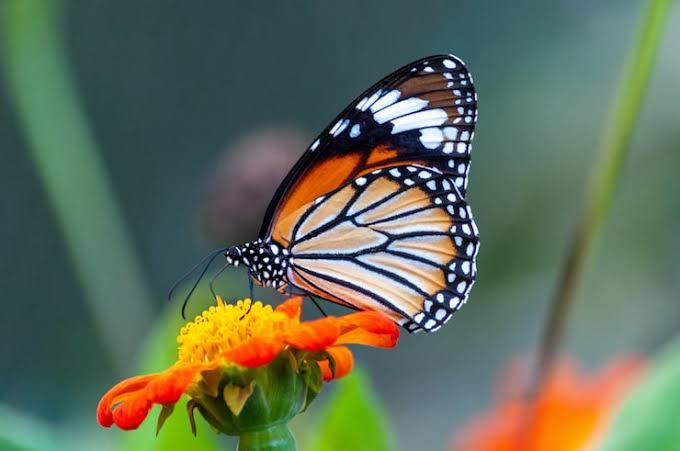
#> input picture lab 4/image_input.jpg, 680 x 451 px
$ jupyter execute --allow-errors IMG_LAB4.ipynb
#> lines starting #> are read from the running program, lines starting #| are printed output that depends on the picture
[cell 1]
import cv2
import numpy as np
import matplotlib.pyplot as plt


image = cv2.imread("image_input.jpg", cv2.IMREAD_GRAYSCALE)
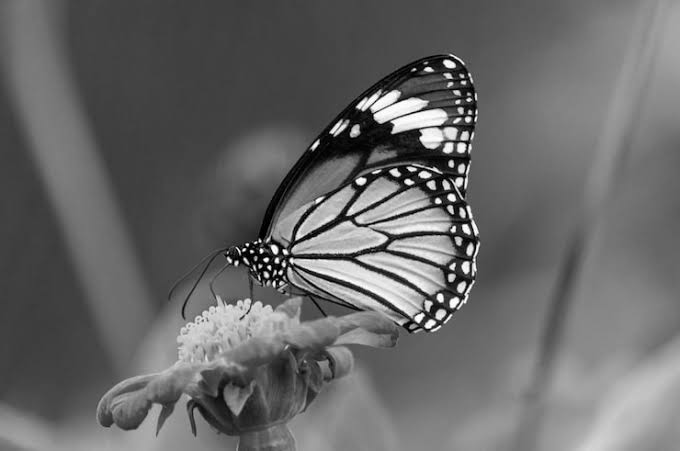
#> image: shape (451, 680); min 0, max 255, mean 103.6


c = 1
log_transformed = c * (np.log1p(image.astype(np.float64)))
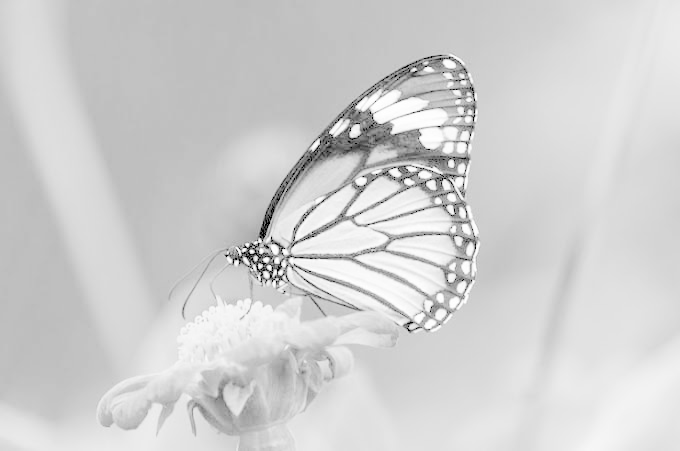
#> log_transformed: shape (451, 680) float64; min 0, max 5.55, mean 4.54; drawn with min black and max white


log_transformed = cv2.normalize(log_transformed, None, 0, 255, cv2.NORM_MINMAX)
log_transformed = np.uint8(log_transformed)

plt.subplot(1, 2, 1)
plt.title("Original Image")
plt.imshow(image, cmap='gray')

plt.subplot(1, 2, 2)
plt.title("Log Transformed Image")
plt.imshow(log_transformed, cmap='gray')

plt.show()
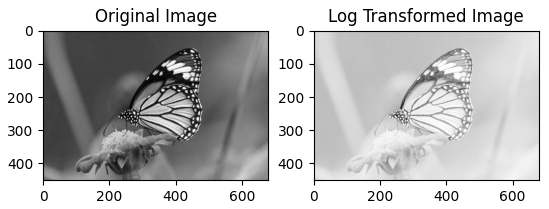
#> figure drawn by matplotlib, 2 panels

[cell 2]
gamma = float(input("Enter the value of gamma: "))
#> the answer given: 3


c = 1
gamma_transformed = c * np.power(image / 255.0, gamma)
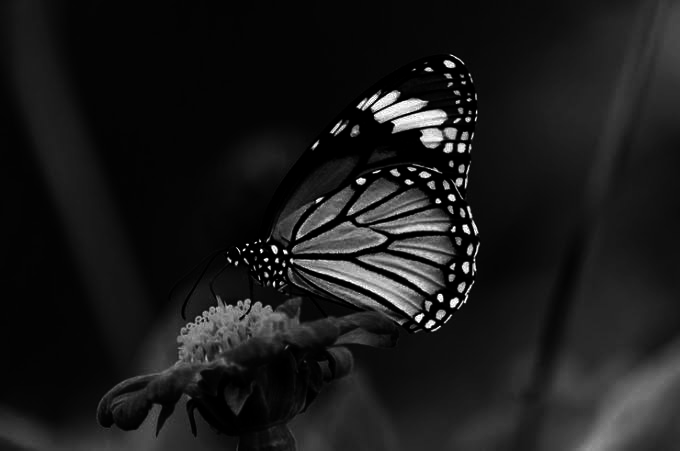
#> gamma_transformed: shape (451, 680) float64; min 0, max 1, mean 0.107


gamma_transformed = cv2.normalize(gamma_transformed, None, 0, 255, cv2.NORM_MINMAX)
gamma_transformed = np.uint8(gamma_transformed)


plt.subplot(1, 2, 1)
plt.title("Original Image")
plt.imshow(image, cmap='gray')

plt.subplot(1, 2, 2)
plt.title(f"Gamma Transformed (γ={gamma})")
plt.imshow(gamma_transformed, cmap='gray')

[cell 3]
r1 = int(input("Enter lower bound of input intensity range: "))
#> the answer given: 3
r2 = int(input("Enter upper bound of input intensity range: "))
#> the answer given: 3
s1 = int(input("Enter lower bound of output intensity range: "))
#> the answer given: 3
s2 = int(input("Enter upper bound of output intensity range: "))
#> the answer given: 3
